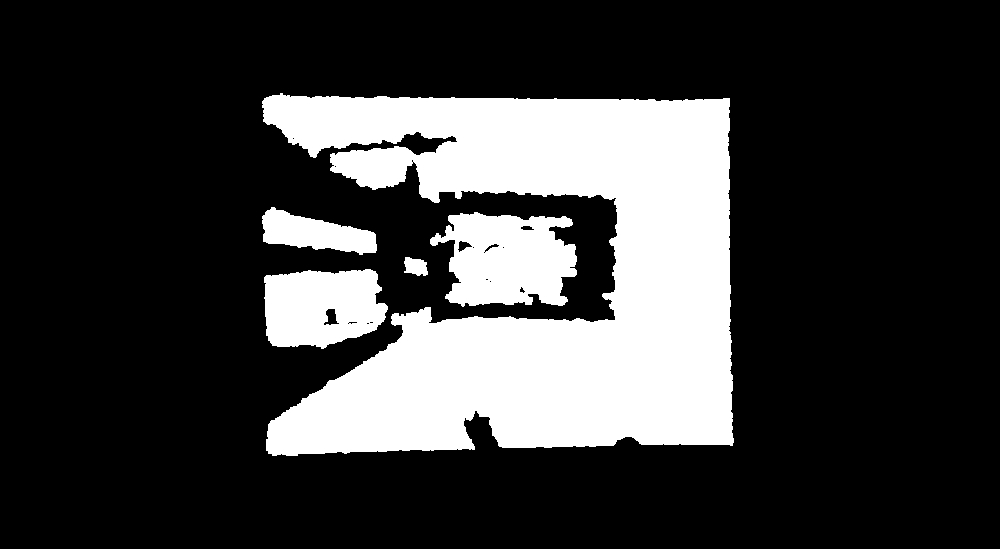
#> input picture 3d_test/DepthCapture_2025-01-24-11-31-46.png, 1000 x 549 px, shrunk from 1850 x 1016 before the run, given in place of image.bmp, which was not available
$ python 2d_template_matching.py
#> lines starting #> are read from the running program, lines starting #| are printed output that depends on the picture; after the words box and inside, x2 and y2 are one past the last pixel; in counts of white or black regions, pixels touching at a corner belong together; pictures that were not available may be replaced by others from this repository, and a replacement may not be noted
import cv2 as cv
import numpy as np
from matplotlib import pyplot as plt

img = cv.imread('resources/2d/image.bmp',0)
#> img: shape (549, 1000); values 0 (black) and 127 (white), 23.1% white; 5 white regions, box (x1, y1, x2, y2) and area: (262, 93, 734, 456) 105166, (430, 212, 577, 307) 10166, (264, 269, 388, 349) 7900, (262, 207, 377, 255) 3188, (404, 257, 428, 276) 341
img2 = img.copy()
template = cv.imread('resources/2d/template.png',0)
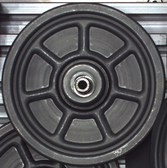
#> input picture resources/2d/template.png, 167 x 168 px, shrunk from 309 x 310 before the run
#> template: shape (168, 167); min 15, max 255, mean 87.3
cv.imshow('image', img)
cv.imshow('template', template)
cv.waitKey(0)
w, h = template.shape[::-1]
#> w = 167; h = 168
print(w, h)
#| 167 168
#用模板匹配在原图上找到模板位置
methods = ['cv.TM_CCOEFF', 'cv.TM_CCOEFF_NORMED', 'cv.TM_CCORR',
            'cv.TM_CCORR_NORMED', 'cv.TM_SQDIFF', 'cv.TM_SQDIFF_NORMED']
for meth in methods:
    img = img2.copy()
    method = eval(meth)
    # Apply template Matching
    res = cv.matchTemplate(img, template, method)
    min_val, max_val, min_loc, max_loc = cv.minMaxLoc(res)
    # 使用不同的比较方法，对结果的解释不同
    # 如果方法是 TM_SQDIFF or TM_SQDIFF_NORMED, 取最小值
    if method in [cv.TM_SQDIFF, cv.TM_SQDIFF_NORMED]:
        top_left = min_loc
    else:
        top_left = max_loc
    bottom_right = (top_left[0] + w, top_left[1] + h)
    cv.rectangle(img,top_left, bottom_right, 255, 2)
    plt.subplot(121),plt.imshow(res,cmap = 'gray')
    plt.title('Matching Result'), plt.xticks([]), plt.yticks([])
    plt.subplot(122),plt.imshow(img,cmap = 'gray')
    plt.title('Detected Point'), plt.xticks([]), plt.yticks([])
    plt.suptitle(meth)
    plt.show()
#> this loop made 6 passes
#> (min_val, max_val, min_loc, top_left, bottom_right) on passes 1 to 4: (-25432228, 26881380, (558, 48), (457, 366), (624, 534)), (-0.31, 0.31, (562, 53), (446, 381), (613, 549)), (-80, 279423744, (58, 150), (562, 100), (729, 268)), (0, 0.835, (0, 0), (562, 101), (729, 269))
#> (min_val, max_val, max_loc, top_left, bottom_right) on passes 5 to 6: (118167904, 283386368, (125, 143), (450, 99), (617, 267)), (0.359, 1, (0, 0), (562, 101), (729, 269))
#> pass 1, `res = cv.matchTemplate(img, template, method)`:
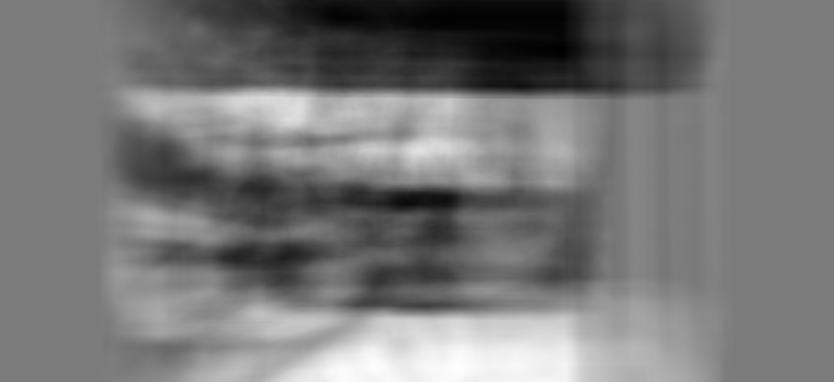
#> res: shape (382, 834) float32; min -25432228, max 26881380, mean -902842.2; drawn with min black and max white
#> pass 1, `plt.show()`:
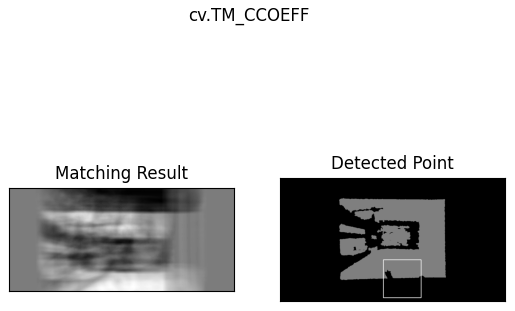
#> figure drawn by matplotlib, 2 panels
#> pass 3, `res = cv.matchTemplate(img, template, method)`:
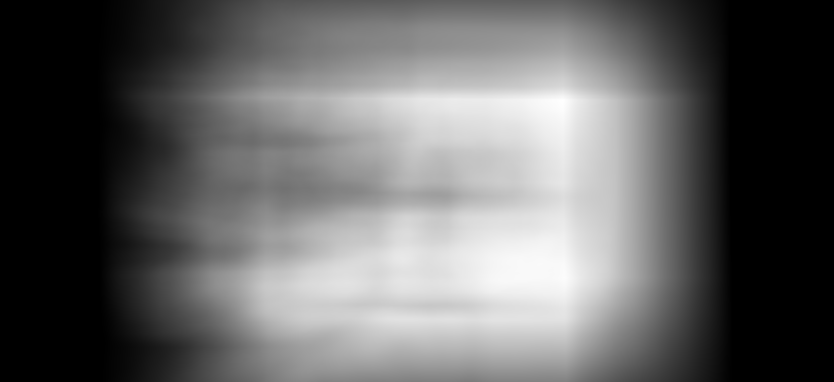
#> res: shape (382, 834) float32; min -80, max 279423744, mean 110846072; drawn with min black and max white
#> after the loop:
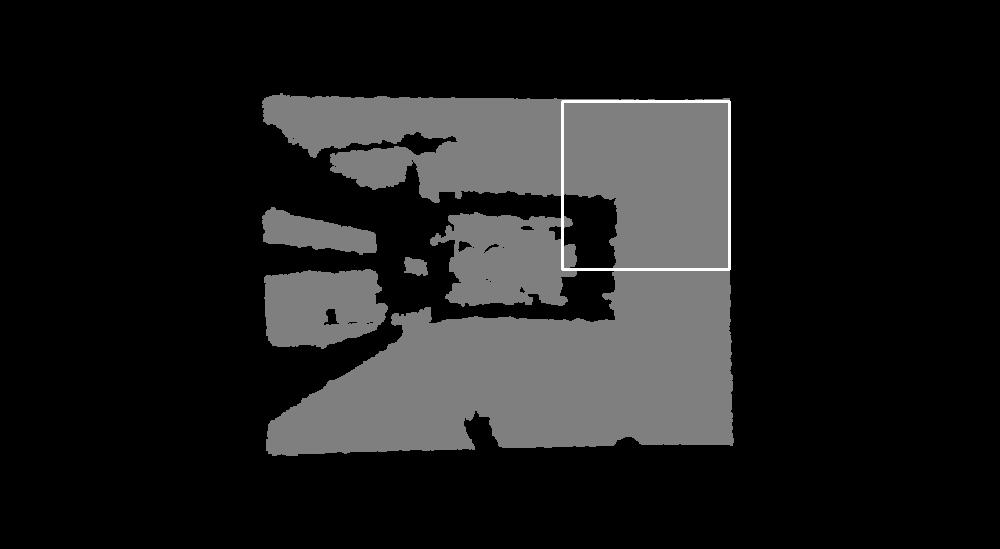
#> img: shape (549, 1000); min 0, max 255, mean 29.9
#> after the loop:
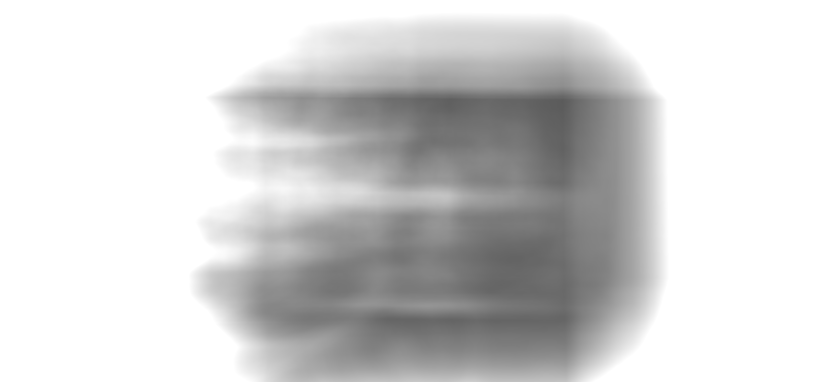
#> res: shape (382, 834) float32; min 0.359, max 1, mean 0.827
